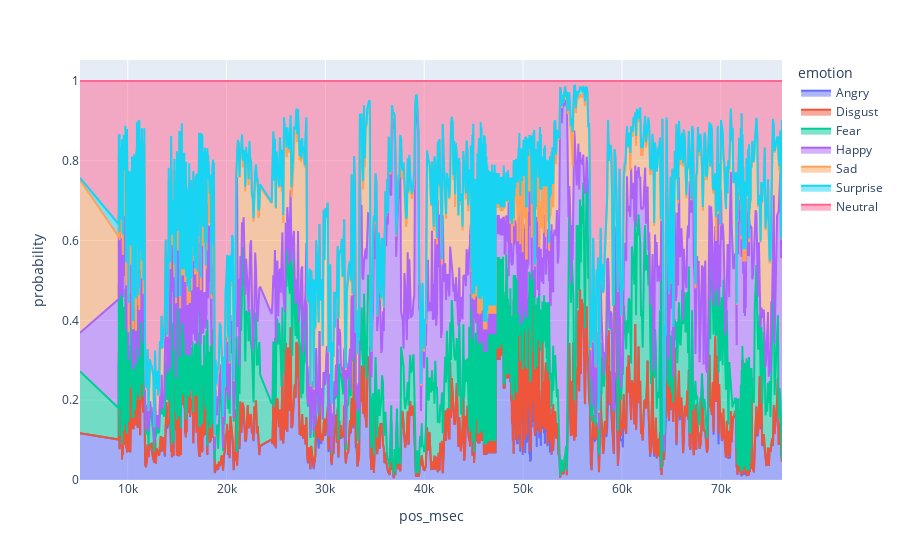

The code cell stored with this chart in its notebook:
### Code cell
fig = px.area(df_plotting, x="pos_msec", y="probability", color="emotion")
fig.show()

### Figure 1 — Plotly figure (JSON) as saved in the notebook; plotly's stock layout.template omitted (floating-point values rounded to 4 significant figures; data arrays with more than 128 entries replaced by an {"elided": "..."} marker saying what was removed)
{"data": [{"fillpattern": {"shape": ""}, "hovertemplate": "emotion=Angry<br>pos_msec=%{x}<br>probability=%{y}<extra></extra>", "legendgroup": "Angry", "line": {"color": "#636efa"}, "marker": {"symbol": "circle"}, "mode": "lines", "name": "Angry", "orientation": "v", "showlegend": true, "stackgroup": "1", "type": "scatter", "x": {"elided": "1001 float values"}, "xaxis": "x", "y": {"elided": "1001 float values"}, "yaxis": "y"}, {"fillpattern": {"shape": ""}, "hovertemplate": "emotion=Disgust<br>pos_msec=%{x}<br>probability=%{y}<extra></extra>", "legendgroup": "Disgust", "line": {"color": "#EF553B"}, "marker": {"symbol": "circle"}, "mode": "lines", "name": "Disgust", "orientation": "v", "showlegend": true, "stackgroup": "1", "type": "scatter", "x": {"elided": "1001 float values"}, "xaxis": "x", "y": {"elided": "1001 float values"}, "yaxis": "y"}, {"fillpattern": {"shape": ""}, "hovertemplate": "emotion=Fear<br>pos_msec=%{x}<br>probability=%{y}<extra></extra>", "legendgroup": "Fear", "line": {"color": "#00cc96"}, "marker": {"symbol": "circle"}, "mode": "lines", "name": "Fear", "orientation": "v", "showlegend": true, "stackgroup": "1", "type": "scatter", "x": {"elided": "1001 float values"}, "xaxis": "x", "y": {"elided": "1001 float values"}, "yaxis": "y"}, {"fillpattern": {"shape": ""}, "hovertemplate": "emotion=Happy<br>pos_msec=%{x}<br>probability=%{y}<extra></extra>", "legendgroup": "Happy", "line": {"color": "#ab63fa"}, "marker": {"symbol": "circle"}, "mode": "lines", "name": "Happy", "orientation": "v", "showlegend": true, "stackgroup": "1", "type": "scatter", "x": {"elided": "1001 float values"}, "xaxis": "x", "y": {"elided": "1001 float values"}, "yaxis": "y"}, {"fillpattern": {"shape": ""}, "hovertemplate": "emotion=Sad<br>pos_msec=%{x}<br>probability=%{y}<extra></extra>", "legendgroup": "Sad", "line": {"color": "#FFA15A"}, "marker": {"symbol": "circle"}, "mode": "lines", "name": "Sad", "orientation": "v", "showlegend": true, "stackgroup": "1", "type": "scatter", "x": {"elided": "1001 float values"}, "xaxis": "x", "y": {"elided": "1001 float values"}, "yaxis": "y"}, {"fillpattern": {"shape": ""}, "hovertemplate": "emotion=Surprise<br>pos_msec=%{x}<br>probability=%{y}<extra></extra>", "legendgroup": "Surprise", "line": {"color": "#19d3f3"}, "marker": {"symbol": "circle"}, "mode": "lines", "name": "Surprise", "orientation": "v", "showlegend": true, "stackgroup": "1", "type": "scatter", "x": {"elided": "1001 float values"}, "xaxis": "x", "y": {"elided": "1001 float values"}, "yaxis": "y"}, {"fillpattern": {"shape": ""}, "hovertemplate": "emotion=Neutral<br>pos_msec=%{x}<br>probability=%{y}<extra></extra>", "legendgroup": "Neutral", "line": {"color": "#FF6692"}, "marker": {"symbol": "circle"}, "mode": "lines", "name": "Neutral", "orientation": "v", "showlegend": true, "stackgroup": "1", "type": "scatter", "x": {"elided": "1001 float values"}, "xaxis": "x", "y": {"elided": "1001 float values"}, "yaxis": "y"}], "layout": {"legend": {"title": {"text": "emotion"}, "tracegroupgap": 0}, "margin": {"t": 60}, "xaxis": {"anchor": "y", "domain": [0, 1], "title": {"text": "pos_msec"}}, "yaxis": {"anchor": "x", "domain": [0, 1], "title": {"text": "probability"}}}}
